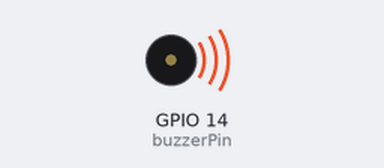
Bench run of a program on a simulated Raspberry Pi (BCM pin numbers). Shown: buzzer (waves = sounding).

Above: at 0.2 s.
Timing chart, 0 to 6.4 s (numbered marks = the images above):
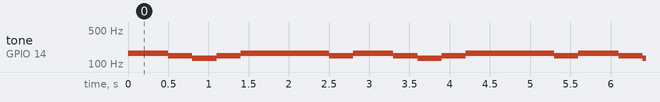

Measured:
- by itself, tone on GPIO 14 (buzzerPin): repeats every 2.8 s: 147 Hz 0.30 s, 131 Hz 0.30 s, 147 Hz 0.30 s, 165 Hz 1.1 s, 147 Hz 0.30 s, 165 Hz 0.50 s

The program:

buzzer2.py
```python
import RPi.GPIO as GPIO
import time

buzzerPin  =14
melody = [131, 147, 165, 175, 196, 220, 247, 262]
GPIO.setmode(GPIO.BCM)
GPIO.setup(buzzerPin, GPIO.OUT)

buzz = GPIO.PWM(buzzerPin, 440)   # 440Hz 를 갖는 객체 생성
try:
  while True:
    buzz.start(50)
    buzz.ChangeFrequency(melody[2])   # 주파수 변경
    time.sleep(0.5)

    buzz.ChangeFrequency(melody[1])
    time.sleep(0.3)

    buzz.ChangeFrequency(melody[0])
    time.sleep(0.3)

    buzz.ChangeFrequency(melody[1])
    time.sleep(0.3)

    buzz.ChangeFrequency(melody[2])
    time.sleep(0.3)

    buzz.ChangeFrequency(melody[2])
    time.sleep(0.3)

    buzz.ChangeFrequency(melody[2])
    time.sleep(0.5)

    buzz.ChangeFrequency(melody[1])
    time.sleep(0.3)

except KeyboardInterrupt:   # 키보드인터럽트
  GPIO.cleanup()
```
